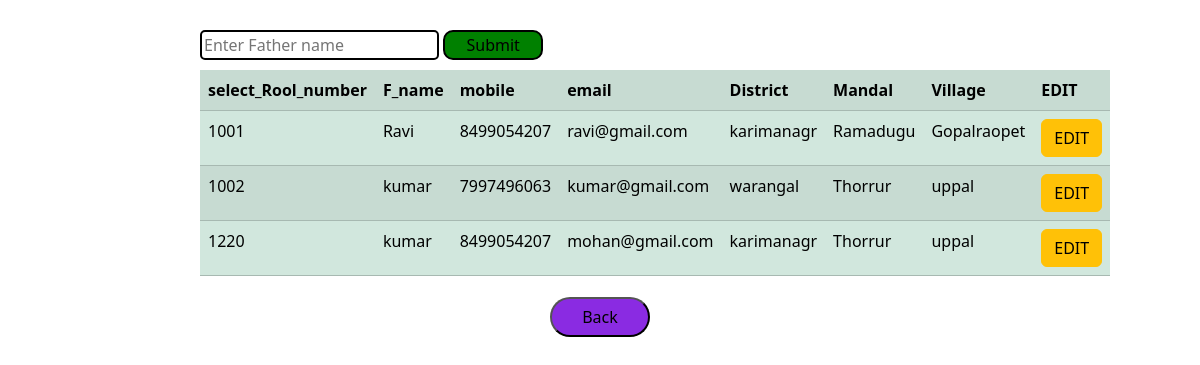
Before: /std_full with the older database file.
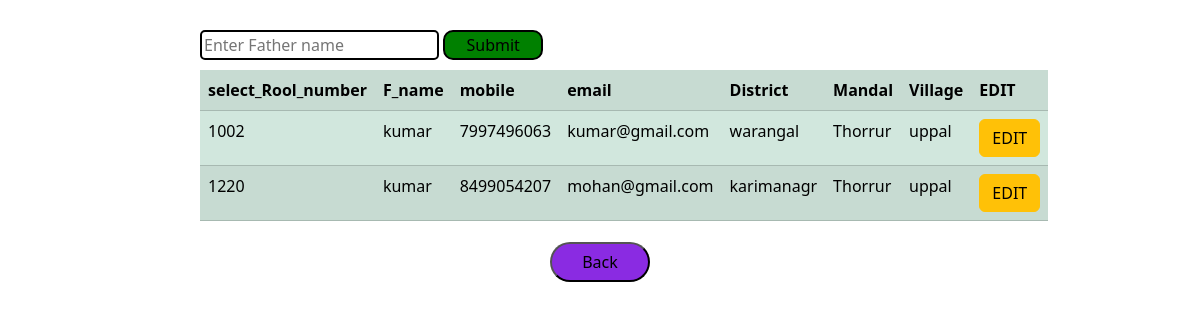
After: the same page with the newer database file.
### application1/models.py (models this page shows, shortened)
class details(models.Model):
    select_Rool_number=models.OneToOneField(students,on_delete=models.CASCADE)
    F_name=models.CharField(max_length=20)
    mobile=models.CharField(max_length=10)
    email=models.EmailField()
    District=models.CharField(max_length=20)
    Mandal=models.CharField(max_length=20)
    Village=models.CharField(max_length=20)

class students(models.Model):
    ROOL_NO=models.CharField(max_length=4)
    s_name=models.CharField(max_length=20)
    s_Department=models.CharField(max_length=20)
    def __str__(self):
        return self.ROOL_NO

### application1/views.py (the view)
# urls.py: path('std_full',std_full_details,name='srcs'),
def std_full_details(request):
    data=request.GET.get('src',None)
    if data:
        pk= details.objects.filter(F_name__icontains=data)
    else:
        pk=details.objects.all()
    context={
        'pk':pk
    }
    return render(request,'frontend/std_full_details.html',context)

### templates/frontend/std_full_details.html (shortened to what this page needs)
{% load static %}
<!DOCTYPE html>
<html lang="en">
<head>
    <link href="https://cdn.jsdelivr.net/npm/bootstrap@5.3.3/dist/css/bootstrap.min.css" rel="stylesheet">
    <link rel="stylesheet" href="{% static 'CSS/style1.css' %}">
</head>
<body class="newhodbrndp">
    <div>
    <form method="get" name="search" id="search" style="margin-left:200px;margin-top: 20px;">
        <input type="search" name="src" placeholder="Enter Father name" style="border:2px solid black;border-radius:5px;">
        <input type="submit" name="search" id="" style="border:2px solid black; background-color:green;border-radius: 10px;">
    </form>
    <table class="table table-success table-striped" style="width:45%;margin-left:200px;margin-top: 10px;">
        <tr>
            <th>select_Rool_number</th>
            <th>F_name</th>
            <th>mobile</th>
            <th>email</th>
            <th>District</th>
            <th>Mandal</th>
            <th>Village</th>
            <th>EDIT</th>
        </tr>
        {% for x in pk %}
        <tr>
            <td>{{x.select_Rool_number}}</td>
            <td>{{x.F_name}}</td>
            <td>{{x.mobile}}</td>
            <td>{{x.email}}</td>
            <td>{{x.District}}</td>
            <td>{{x.Mandal}}</td>
            <td>{{x.Village}}</td>
            <td><a href="{% url 'std_dt_edit' x.id %}" class="btn btn-warning">EDIT</a></td>
           </tr>
        {% endfor %}
    </table>
    <a href="{% url 'home' %}"><button style="border-radius: 20px;margin-left:550px;background-color: blueviolet;">Back</button></a>
    </div>
</body>
</html>

### static/CSS/style1.css (style rules this page uses)
input[type=submit] { width:100px; background-color:green; margin-top:10px; border-radius:10px; }
button { width:100px; height:40px; background-color:greenyellow; margin-top:5px; }

Changed rows visible on the page:
removed details: select_Rool_number "1001", F_name "Ravi", mobile "8499054207", email "ravi@gmail.com", District "karimanagr", Mandal "Ramadugu", Village "Gopalraopet"
